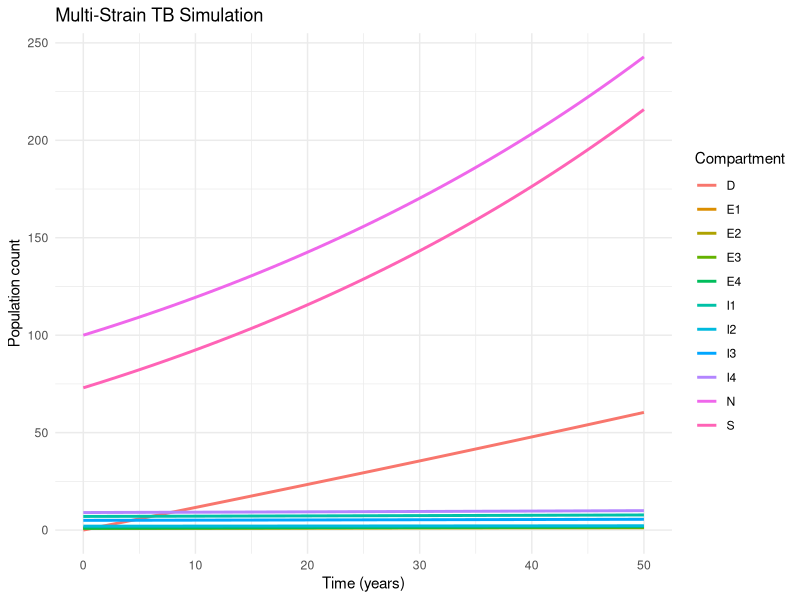

The R script that drew this image:
## ---- chunk 1
knitr::opts_chunk$set(echo = TRUE)
library(ggplot2)
library(tidyr)
## ---- chunk 2

# Multi-strain TB system with drug resistance

# Initial Setup
E1_initial <- 1 # Latent DS
I1_initial <- 7 # Infectious DS

E2_initial <- 1 # Latent H-resistant
I2_initial <- 2 # Infectious H-resistant

E3_initial <- 1 # Latent R-resistant
I3_initial <- 5 # Infectious R-resistant

E4_initial <- 1 # Latent MDR
I4_initial <- 9 # Infectious MDR

D_initial <- 0 # Initial deaths

N_initial <- 100      # total US population

S_initial <- N_initial - (
  E1_initial + I1_initial +
  E2_initial + I2_initial +
  E3_initial + I3_initial +
  E4_initial + I4_initial +
  D_initial
)



# Time periods
years <- 50
dt <- 1
time <- seq(0, years, by = dt)

# Assumption of parameters
a2 <- 0.1     # Proportion of initial latent TB cases that are H-resistant 
a3 <- 0.1     # Proportion of initial latent TB cases that are R-resistant 
a4 <- 0.1     # Proportion of initial latent TB cases that are MDR 

alpha <- 0.00425   # Immigration rate into the US (fixed)

b <- .5     # Proportion of initial active TB cases that are drug-susceptible 

gamma <- .5  # Proportion of H-resistance acquisition cases 

l <- 0.1      # Proportion of immigrants that have LTBI 

lambda <- .5  # Effective contact rate 

mu <- 0.05    # TB-specific mortality rate 
mu0 <- 0.013  # Background (non-TB) mortality rate (fixed)

p <- 0.2      # Proportion of exogenous infections that are acute 

phi1 <- 0.2  # Rate of end of treatment for DS TB 
phi2 <- 0.2   # Rate of end of treatment for H-resistant TB 
phi3 <- 0.1  # Rate of end of treatment for R-resistant TB
phi4 <- 0.1   # Rate of end of treatment for MDR TB 

q <- 0.1      # Proportion of active TB cases that are infectious 

r2 <- 0.1     # Proportion of immigrant H-resistant LTBI cases
r3 <- 0.1     # Proportion of immigrant R-resistant LTBI cases 
r4 <- 0.1     # Proportion of immigrant MDR LTBI cases 

rho <- 0.0179 # US birth rate (fixed)

t1 <- 0.05    # Time in treatment for DS 
t2 <- 0.05    # Time in treatment for H-resistant 
t3 <- 0.05    # Time in treatment for R-resistant
t4 <- 0.05    # Time in treatment for MDR 

vL <- 0.005   # Progression rate from latent to active TB 

y1 <- 0.05    # Failed treatment leading to H/R resistance from DS 
y2 <- 0.05    # Failed treatment leading to MDR from H- or R-resistant TB 


z1 <- 0.6    # Success rate of DS TB treatment 
z2 <- 0.6     # Success rate of H-resistant TB treatment 
z3 <- 0.6     # Success rate of R-resistant TB treatment
z4 <- 0.4    # Success rate of MDR TB treatment 

# Variable Setup
S <- numeric(length(time)) 
E1 <- numeric(length(time))
I1 <- numeric(length(time))  
E2 <- numeric(length(time)) 
I2 <- numeric(length(time))
E3 <- numeric(length(time)) 
I3 <- numeric(length(time))
E4 <- numeric(length(time)) 
I4 <- numeric(length(time)) 
D <- numeric(length(time))
N_vec <- numeric(length(time)) 

# Initial values
S[1]  <- S_initial
E1[1] <- E1_initial
I1[1] <- I1_initial
E2[1] <- E2_initial
I2[1] <- I2_initial
E3[1] <- E3_initial
I3[1] <- I3_initial
E4[1] <- E4_initial
I4[1] <- I4_initial
D[1]  <- D_initial
N_vec[1] <- N_initial

# Simulation
for (t in 1:(length(time) - 1)) {
  dS <- rho * N_vec[t] 
    - q * t1 * lambda * S[t] * I1[t] / N_vec[t] 
    - q * t2 * lambda * S[t] * I2[t] / N_vec[t] 
    - q * t3 * lambda * S[t] * I3[t] / N_vec[t] 
    - q * t4 * lambda * S[t] * I4[t] / N_vec[t] 
    + z1 * phi1 * I1[t] + z2 * phi2 * I2[t] + z3 * phi3 * I3[t] + z4 * phi4 * I4[t]
    + (1 - l) * alpha * N_vec[t]  
    - mu0 * S[t]

  dE1 <- (1 - p) * q * t1 * lambda * S[t] * I1[t] / N_vec[t] 
       - vL * E1[t]
       + (1 - y1) * (1 - z1) * phi1 * I1[t]
       + l * alpha * (1 - r2 - r3 - r4) * N_vec[t] 
       - mu0 * E1[t]

    dI1 <- q * t1 * lambda * S[t] * I1[t] / N_vec[t] 
         + vL * E1[t]
         - phi1 * I1[t]
         - mu0 * I1[t]
         - mu * I1[t]

  dE2 <- (1 - p) * q * t2 * lambda * S[t] * I2[t] / N_vec[t] 
     - vL * E2[t]
     + (1 - y2) * (1 - z2) * phi2 * I2[t]
     + gamma * (1 - z1) * y1 * phi1 * I1[t]
     + l * alpha * r2 * N_vec[t] 
     - mu0 * E2[t]

    dI2 <- q * t2 * lambda * S[t] * I2[t] / N_vec[t] 
         + vL * E2[t]
         - phi2 * I2[t]
         - mu0 * I2[t]
         - mu * I2[t]

    dE3 <- (1 - p) * q * t3 * lambda * S[t] * I3[t] / N_vec[t] 
         - vL * E3[t]
         + (1 - y2) * (1 - z3) * phi3 * I3[t]
         + (1 - gamma) * (1 - z1) * y1 * phi1 * I1[t]
         + l * alpha * r3 * N_vec[t] 
         - mu0 * E3[t]


    dI3 <- q * t3 * lambda * S[t] * I3[t] / N_vec[t] 
        + vL * E3[t]
        - phi3 * I3[t]
        - mu0 * I3[t]
        - mu * I3[t]

  dE4 <- (1 - p) * q * t4 * lambda * S[t] * I4[t] / N_vec[t] 
       - vL * E4[t]
       + (1 - z2) * y2 * phi2 * I2[t]
       + (1 - z3) * y2 * phi3 * I3[t]
       + l * alpha * r4 * N_vec[t] 
       - mu0 * E4[t]

    dI4 <- q * t4 * lambda * S[t] * I4[t] / N_vec[t] 
        + vL * E4[t]
        - phi4 * I4[t]
        - mu0 * I4[t]
        - mu * I4[t]

  dD <- mu * (I1[t] + I2[t] + I3[t] + I4[t])

  dN <- rho * N_vec[t] 
     + alpha * N_vec[t]
     - mu * (I1[t] + I2[t] + I3[t] + I4[t]) 
     - mu0 * N_vec[t]


    
    # Update the value for next day
  S[t + 1]  <- S[t]  + dS  * dt
  E1[t + 1] <- E1[t] + dE1 * dt
  I1[t + 1] <- I1[t] + dI1 * dt
  E2[t + 1] <- E2[t] + dE2 * dt
  I2[t + 1] <- I2[t] + dI2 * dt
  E3[t + 1] <- E3[t] + dE3 * dt
  I3[t + 1] <- I3[t] + dI3 * dt
  E4[t + 1] <- E4[t] + dE4 * dt
  I4[t + 1] <- I4[t] + dI4 * dt
  D[t + 1]  <- D[t]  + dD  * dt
  N_vec[t + 1] <- N_vec[t] + dN * dt
  
}
head(data.frame(
  Day = time,
  S = S,
  E1 = E1, 
  I1 = I1,
  E2 = E2, 
  I2 = I2,
  E3 = E3, 
  I3 = I3,
  E4 = E4, 
  I4 = I4,
  D = D,
  N = N_vec
))

# Plot
tb_df <- data.frame(
  Day = time,
  S = S,
  E1 = E1, 
  I1 = I1,
  E2 = E2, 
  I2 = I2,
  E3 = E3, 
  I3 = I3,
  E4 = E4, 
  I4 = I4,
  D = D,
  N = N_vec
)

tb_long <- pivot_longer(
  tb_df,
  cols = -Day,
  names_to = "Compartment",
  values_to = "Count"
)

# Plot
ggplot(tb_long, aes(x = Day, y = Count, color = Compartment)) +
  geom_line(size = 1) +
  labs(
    title = "Multi-Strain TB Simulation",
    x = "Time (years)",
    y = "Population count"
  ) +
  theme_minimal()
